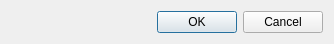
<?xml version="1.0" encoding="UTF-8"?>
<ui version="4.0">
 <class>Dialog</class>
 <widget class="QDialog" name="Dialog">
  <property name="geometry">
   <rect>
    <x>0</x>
    <y>0</y>
    <width>334</width>
    <height>40</height>
   </rect>
  </property>
  <property name="windowTitle">
   <string>Dialog</string>
  </property>
  <layout class="QVBoxLayout">
   <item>
    <widget class="QDialogButtonBox" name="buttonBox">
     <property name="orientation">
      <enum>Qt::Horizontal</enum>
     </property>
     <property name="standardButtons">
      <set>QDialogButtonBox::Cancel|QDialogButtonBox::Ok</set>
     </property>
    </widget>
   </item>
  </layout>
 </widget>
 <resources/>
 <connections>
  <connection>
   <sender>buttonBox</sender>
   <signal>accepted()</signal>
   <receiver>Dialog</receiver>
   <slot>accept()</slot>
   <hints>
    <hint type="sourcelabel">
     <x>227</x>
     <y>372</y>
    </hint>
    <hint type="destinationlabel">
     <x>157</x>
     <y>274</y>
    </hint>
   </hints>
  </connection>
  <connection>
   <sender>buttonBox</sender>
   <signal>rejected()</signal>
   <receiver>Dialog</receiver>
   <slot>reject()</slot>
   <hints>
    <hint type="sourcelabel">
     <x>286</x>
     <y>378</y>
    </hint>
    <hint type="destinationlabel">
     <x>286</x>
     <y>274</y>
    </hint>
   </hints>
  </connection>
 </connections>
</ui>
